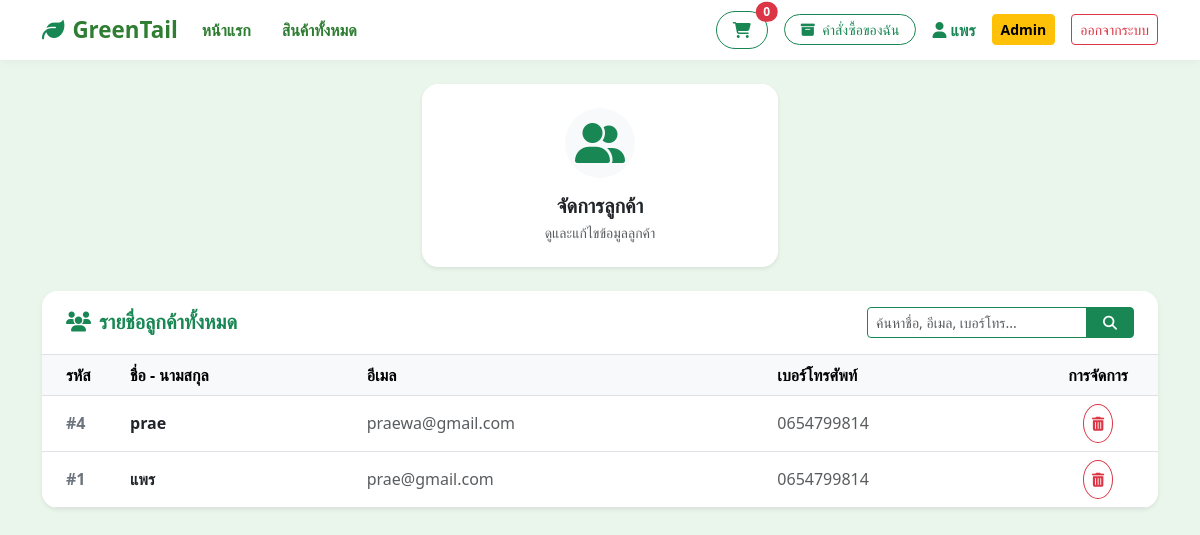
/customers.php (signed in), run on the app's committed database.
### tables this page shows
CREATE TABLE `users` (
  `user_id` int(11) NOT NULL,
  `username` varchar(50) NOT NULL,
  `email` varchar(100) NOT NULL,
  `password` varchar(255) NOT NULL,
  `phone` varchar(20) DEFAULT NULL,
  `address` text DEFAULT NULL,
  `role` enum('user','admin') DEFAULT 'user',
  `created_at` timestamp NOT NULL DEFAULT current_timestamp()
);

### customers.php (the view, shortened to what this page needs)
<?php
require 'db.php';
require 'header.php';
$search = trim($_GET['search'] ?? '');
$sql = "SELECT * FROM users";
$sql .= " ORDER BY user_id DESC";
$result = $conn->query($sql);
?>
<div class="container py-4">
    <div class="row justify-content-center mb-4">
        <div class="col-12 col-sm-8 col-md-5 col-lg-4">
            <div class="card border-0 shadow-sm rounded-4 text-center p-4 bg-white">
                <div class="mb-3">
                    <div class="d-inline-flex align-items-center justify-content-center rounded-circle bg-light p-3" style="width: 70px; height: 70px;">
                        <i class="fa-solid fa-user-group text-success fs-1"></i>
                    </div>
                </div>
                <h5 class="fw-bold text-dark mb-1">จัดการลูกค้า</h5>
                <p class="text-muted small mb-0">ดูและแก้ไขข้อมูลลูกค้า</p>
            </div>
        </div>
    </div>
    <div class="card border-0 shadow-sm rounded-4 overflow-hidden">
        <div class="card-header bg-white py-3 px-4 d-flex flex-wrap align-items-center justify-content-between border-bottom">
            <h5 class="fw-bold text-success mb-2 mb-md-0">
                <i class="fa-solid fa-users text-success me-2"></i>รายชื่อลูกค้าทั้งหมด
            </h5>
            <form method="get" action="customers.php" class="d-flex align-items-center gap-2 m-0" style="max-width: 300px;">
                <div class="input-group">
                    <input type="text" name="search" class="form-control form-control-sm rounded-pill-start border-success" placeholder="ค้นหาชื่อ, อีเมล, เบอร์โทร..." value="<?= htmlspecialchars($search) ?>">
                    <button type="submit" class="btn btn-sm btn-success rounded-pill-end px-3">
                        <i class="fa-solid fa-magnifying-glass"></i>
                    </button>
                </div>
            </form>
        </div>
        <div class="card-body p-0">
            <div class="table-responsive">
                <table class="table table-hover align-middle mb-0">
                    <thead class="table-light">
                        <tr>
                            <th class="ps-4" style="width: 80px;">รหัส</th>
                            <th>ชื่อ - นามสกุล</th>
                            <th>อีเมล</th>
                            <th>เบอร์โทรศัพท์</th>
                            <th class="text-center" style="width: 120px;">การจัดการ</th>
                        </tr>
                    </thead>
                    <tbody>
                        <?php if ($result && $result->num_rows > 0): ?>
                            <?php while ($user = $result->fetch_assoc()): ?>
                                <tr>
                                    <td class="ps-4 fw-bold text-secondary">#<?= $user['user_id'] ?></td>
                                    <td>
                                        <div class="fw-bold text-dark"><?= htmlspecialchars($user['fullname'] ?? $user['username'] ?? 'ไม่ระบุ') ?></div>
                                    </td>
                                    <td class="text-muted"><?= htmlspecialchars($user['email'] ?? '-') ?></td>
                                    <td class="text-muted"><?= htmlspecialchars($user['phone'] ?? '-') ?></td>
                                    <td class="text-center">
                                        <a href="customers.php?delete_id=<?= $user['user_id'] ?>"
                                           class="btn btn-outline-danger btn-sm rounded-circle p-2"
                                           onclick="return confirm('คุณต้องการลบข้อมูลลูกค้ารายนี้หรือไม่?');"
                                           title="ลบข้อมูล">
                                            <i class="fa-solid fa-trash-can"></i>
                                        </a>
                                    </td>
                                </tr>
                            <?php endwhile; ?>
                        <?php else: ?>
                            <tr>
                                <td colspan="5" class="text-center text-muted py-4">ไม่พบข้อมูลลูกค้า</td>
                            </tr>
                        <?php endif; ?>
                    </tbody>
                </table>
            </div>
        </div>
    </div>
</div>
</body>
</html>

### header.php (style rules this page uses)
body { background-color: #eaf5eb; font-family: 'Segoe UI', Tahoma, sans-serif; color: #333; }

### data on the page
users: user_id "4", username "prae", email "praewa@gmail.com", phone "0654799814"
users: user_id "1", username "แพร", email "prae@gmail.com", phone "0654799814"

### other printed values
$cart_count "0"
$_SESSION['username'] "แพร"
